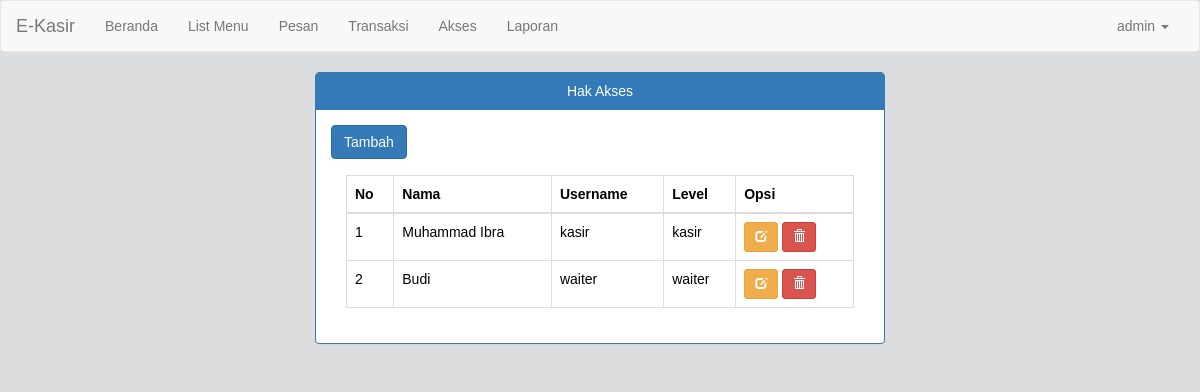
Screenshot of /index.php?p=akses (signed in) with the database file from the repository.
### tables this page shows
CREATE TABLE `user` (
  `id_user` int(11) NOT NULL,
  `username` varchar(50) NOT NULL,
  `password` varchar(50) NOT NULL,
  `nama_user` varchar(100) NOT NULL,
  `level` enum('admin','kasir','waiter','owner') NOT NULL
);

### page/akses.php (the view)
<div class="row">
	<div class="col-lg-6 col-lg-offset-3">
		<div class="panel panel-primary">
			<div class="panel-heading" style="text-align: center;">Hak Akses</div>
			<div class="panel-body">
				<a href="index.php?p=tambah_akses" class="btn btn-primary">Tambah</a>
				<br><br>
				<div class="col-md-12">
					<table class="table table-bordered">
						<thead>
							<tr>
								<th>No</th>
								<th>Nama</th>
								<th>Username</th>
								<th>Level</th>
								<th>Opsi</th>
							</tr>
						</thead>
						<tbody>
							<?php
								$query = mysqli_query($koneksi,"SELECT * FROM user ");
								$cek = mysqli_num_rows($query);
								if ($cek > 0) {
									$no = 1;
									while ($data = mysqli_fetch_array($query)) {
										if ($data['level'] != "admin" && $data['level'] != "owner") {
											?>
											<tr>
												<td><?php echo $no++; ?></td>
												<td><?php echo $data['nama_user'] ?></td>
												<td><?php echo $data['username'] ?></td>
												<td><?php echo $data['level'] ?></td>
												<td>
													<a href="index.php?p=edit_akses&id_akses=<?php echo $data['id_user'] ?>" title="Edit" class="btn btn-warning btn-sm"><i class="glyphicon glyphicon-edit"></i></a>
													<a onclick="return confirm('Apakah anda yakin ingin menghapus user ini?');" href="index.php?p=hapus_akses&id_akses=<?php echo $data['id_user'] ?>" title="Hapus" class="btn btn-danger btn-sm"><i class="glyphicon glyphicon-trash"></i></a>
												</td>
											</tr>
											<?php
										}
									}
								}else{
									?>
									<tr>
										<td colspan="5" class="text-center">Data tidak ada!</td>
									</tr>
									<?php
								}
							 ?>
						</tbody>
					</table>
				</div>
			</div>
		</div>
	</div>
</div>

### page/style.css (style rules this page uses)
body { background: #DCDDDF url(https://cssdeck.com/uploads/media/items/7/7AF2Qzt.png); color: #000; font: 14px Arial; margin: 0 auto; padding: 0; position: relative; }
a { text-decoration: none; }

### rows the page displays
user: nama_user "Muhammad Ibra", username "kasir", level "kasir"
user: nama_user "Budi", username "waiter", level "waiter"

### other values shown
$level "admin"
